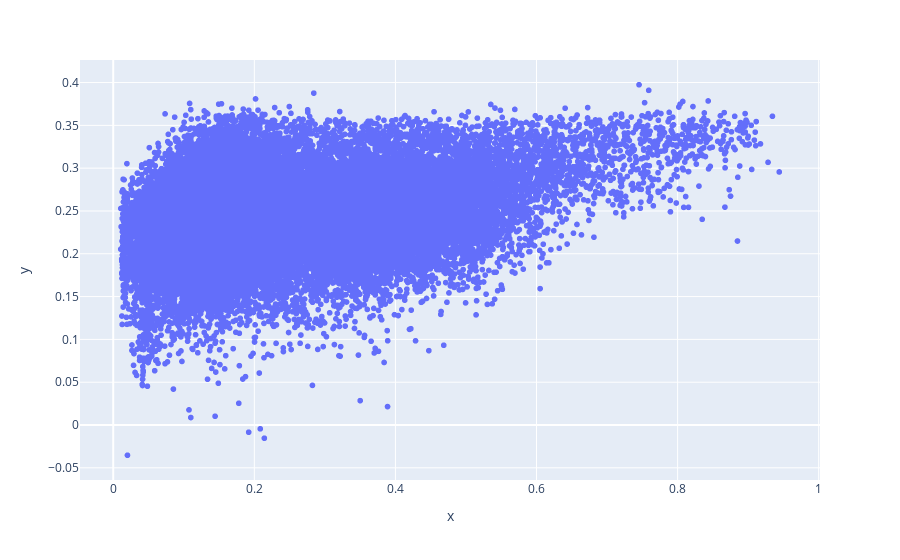

Source (notebook cell):
### Code cell
X = feature_df[energy_terms].values
y = feature_df.dockq.values

pls = PLSRegression(n_components=2)
pls.fit(X, y)

y_hat = pls.predict(X)
px.scatter(x=y, y=y_hat).show()
print(spearmanr(y, y_hat))

### Figure 1 — Plotly figure (JSON) as saved in the notebook; plotly's stock layout.template omitted (floating-point values rounded to 4 significant figures; data arrays with more than 128 entries replaced by an {"elided": "..."} marker saying what was removed)
{"data": [{"hovertemplate": "x=%{x}<br>y=%{y}<extra></extra>", "legendgroup": "", "marker": {"color": "#636efa", "symbol": "circle"}, "mode": "markers", "name": "", "showlegend": false, "type": "scattergl", "x": {"elided": "37461 float values"}, "xaxis": "x", "y": {"elided": "37461 float values"}, "yaxis": "y"}], "layout": {"legend": {"tracegroupgap": 0}, "margin": {"t": 60}, "xaxis": {"anchor": "y", "domain": [0, 1], "title": {"text": "x"}}, "yaxis": {"anchor": "x", "domain": [0, 1], "title": {"text": "y"}}}}
